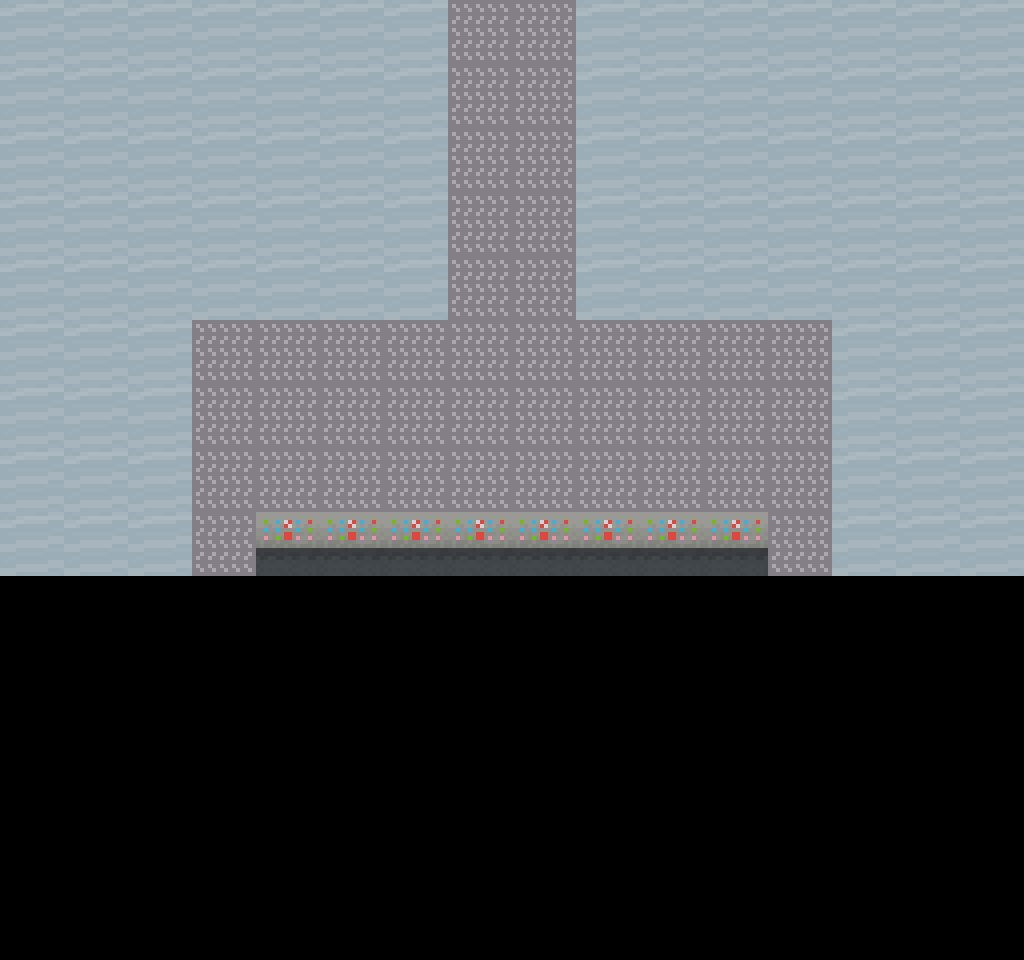

A level layout from a 2D game, rendered from its tile map. Below: a short description, then the map file with its tile-grid data intact:
An orthogonal 16x15 tile map with 64x64 px tiles, 2 tile layers (Ground, Walls) and 11 objects (letter-puzzle).

<map version="1.10" tiledversion="1.11.2" orientation="orthogonal" renderorder="right-down" width="16" height="15" tilewidth="64" tileheight="64" infinite="0" nextlayerid="6" nextobjectid="12">
 <editorsettings>
  <export target="ship-cockpit.lua" format="lua" />
 </editorsettings>
 <tileset firstgid="1" name="CC_shipSheet_001" tilewidth="64" tileheight="64" tilecount="64" columns="8">
  <image source="../sprites/CC_shipSheet_001.png" width="512" height="512" />
 </tileset>
 <layer id="2" name="Ground" width="16" height="15">
  <data encoding="csv">
0,0,0,0,0,0,0,9,9,0,0,0,0,0,0,0,
0,0,0,0,0,0,0,9,9,0,0,0,0,0,0,0,
0,0,0,0,0,0,0,9,9,0,0,0,0,0,0,0,
0,0,0,0,0,0,0,9,9,0,0,0,0,0,0,0,
0,0,0,0,0,0,0,9,9,0,0,0,0,0,0,0,
0,0,0,9,9,9,9,9,9,9,9,9,9,0,0,0,
0,0,0,9,9,9,9,9,9,9,9,9,9,0,0,0,
0,0,0,9,9,9,9,9,9,9,9,9,9,0,0,0,
0,0,0,9,9,9,9,9,9,9,9,9,9,0,0,0,
0,0,0,0,0,0,0,0,0,0,0,0,0,0,0,0,
0,0,0,0,0,0,0,0,0,0,0,0,0,0,0,0,
0,0,0,0,0,0,0,0,0,0,0,0,0,0,0,0,
0,0,0,0,0,0,0,0,0,0,0,0,0,0,0,0,
0,0,0,0,0,0,0,0,0,0,0,0,0,0,0,0,
0,0,0,0,0,0,0,0,0,0,0,0,0,0,0,0
</data>
 </layer>
 <layer id="1" name="Walls" width="16" height="15">
  <data encoding="csv">
2,2,2,2,2,2,2,0,0,2,2,2,2,2,2,2,
2,2,2,2,2,2,2,0,0,2,2,2,2,2,2,2,
2,2,2,2,2,2,2,0,0,2,2,2,2,2,2,2,
2,2,2,2,2,2,2,0,0,2,2,2,2,2,2,2,
2,2,2,2,2,2,2,0,0,2,2,2,2,2,2,2,
2,2,2,0,0,0,0,0,0,0,0,0,0,2,2,2,
2,2,2,0,0,0,0,0,0,0,0,0,0,2,2,2,
2,2,2,0,0,0,0,0,0,0,0,0,0,2,2,2,
2,2,2,0,41,41,41,41,41,41,41,41,0,2,2,2,
0,0,0,0,0,0,0,0,0,0,0,0,0,0,0,0,
0,0,0,0,0,0,0,0,0,0,0,0,0,0,0,0,
0,0,0,0,0,0,0,0,0,0,0,0,0,0,0,0,
0,0,0,0,0,0,0,0,0,0,0,0,0,0,0,0,
0,0,0,0,0,0,0,0,0,0,0,0,0,0,0,0,
0,0,0,0,0,0,0,0,0,0,0,0,0,0,0,0
</data>
 </layer>
 <objectgroup id="3" name="Hitboxes">
  <object id="1" x="256" y="512" width="512" height="64" />
  <object id="2" x="832" y="0" width="192" height="576" />
  <object id="3" x="0" y="0" width="192" height="576" />
  <object id="4" x="192" y="0" width="256" height="320" />
  <object id="5" x="576" y="0" width="256" height="320" />
  <object id="8" x="128" y="576" width="192" height="64" />
  <object id="9" x="704" y="576" width="192" height="64" />
  <object id="10" x="448" y="448" width="64" height="64" />
  <object id="11" x="640" y="448" width="64" height="64" />
 </objectgroup>
 <objectgroup id="5" name="Interactions">
  <object id="7" name="letter-puzzle" x="320" y="448">
   <properties>
    <property name="data" value="E1" />
   </properties>
   <point />
  </object>
 </objectgroup>
 <objectgroup id="4" name="RoomSwap">
  <object id="6" x="448" y="0" width="128" height="64">
   <properties>
    <property name="RoomFilename" value="assets/maps/ship-main.tmx" />
    <property name="targetX" type="int" value="1664" />
    <property name="targetY" type="int" value="1920" />
   </properties>
  </object>
 </objectgroup>
</map>
